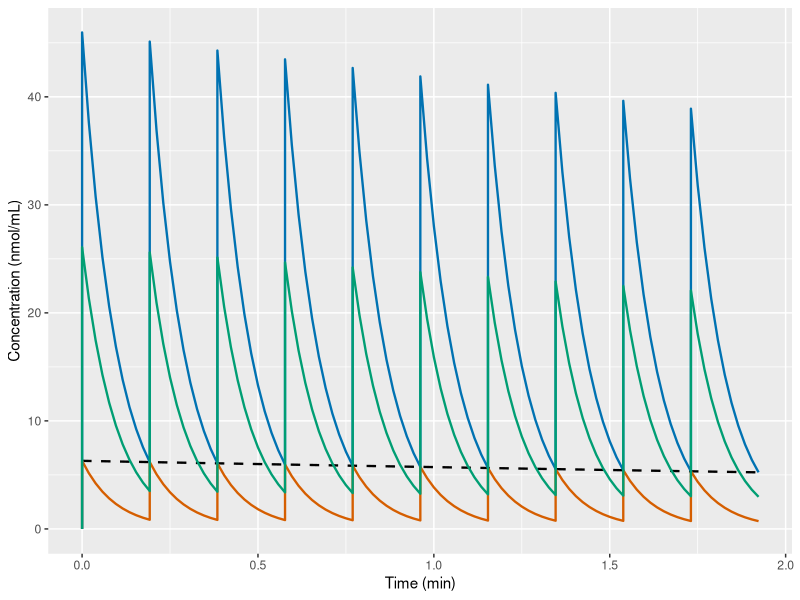

Source code (R): (Note: this script raises an error after producing the figure.)
# Testing idea about mean concentrations
  rm(list = ls(all = T))
  
# First load libraries
  library(plyr)
  library(ggplot2)
  library(stringr)
  
# Define elimination rate constant, simulation resolution and forcing function
  # k <- 0.00017816/0.00031271  # brain
  # k <- 0.00038372/0.00031271  # heart
  # k <- 0.0017816/0.00031271   # kidney
  k <- 0.0075004/0.00071923   # lung
  tal <- 5.2
  forcingFunction <- function(t) {
    0.015*(exp(-3.81E-7*t - 1.34) + exp(-0.0145*t + 3.02) + exp(-0.101*t + 5.99))
  }
  
# Create base dataset times
  df <- data.frame(TIME = seq(0, 10/tal, by = 1/tal))
    
# Define starting concentrations
# For normal forcing function
  df$FFlo <- forcingFunction(df$TIME)
  df$FFlolag <- forcingFunction(df$TIME + 1/tal)
  
# For decay-corrected forcing function
  df$FFhi <- df$FFlo/exp(-k/tal)  
  df$FFhilag <- df$FFlolag/exp(-k/tal) 
  
# For mean method
  df$FFav <- (df$FFlo + df$FFhi)/2
  df$FFavlag <- (df$FFlolag + df$FFhilag)/2 
  
# For geometric mean method
  df$FFgm <- exp((log(df$FFlo) + log(df$FFhi))/2) 
  df$FFgmlag <- exp((log(df$FFlolag) + log(df$FFhilag))/2)  
  
# For mixed method
# Mixed method finds the mean of normal w/ no delay and corrected w/ delay
  df$FFnd <- forcingFunction(df$TIME - 1/tal) 
  df$FFndlag <- df$FFlo
  df$FFmx <- (df$FFnd + df$FFhi)/2       
  df$FFmxlag <- (df$FFndlag + df$FFhilag)/2
  
# Now we define our reported concentrations
# For normal and decay-corrected forcing function
  df$PREDhi <- df$FFlo
  df$PREDhi[df$TIME == 0] <- 0
  df$PREDlo <- df$PREDhi*exp(-k/tal)
  
# For mean and geomean methods
  df$PREDav <- (df$PREDlo + df$PREDhi)/2 # reported conc. for average
  df$PREDgm <- exp((log(df$PREDlo) + log(df$PREDhi))/2)
  
# For mixed method
  df$PREDnd <- df$FFnd*exp(-k/tal)     # reported conc. for uncorrected
  df$PREDnd[df$TIME == 0] <- 0
  df$PREDmx <- (df$PREDnd + df$PREDhi)/2 # reported conc. for average
  
# Using ddply create exponential decay
# Do not use the final row, as we only want 10 decays
  plotdf <- ddply(df[-dim(df)[1],], .(TIME), function(dv) {
    t <- dv$TIME
  # use a really small time to represent assignment occurring after reporting
    tdecay <- c(0, 1e-9, seq(0.1/tal, 0.9/tal, by = 0.1/tal))
    out <- data.frame(
      TIME = t + tdecay 
    )
    out$DV <- forcingFunction(out$TIME)
  # do not use first row, as this is defined by previous decay
    out$PREDlo <- c(dv$PREDlo, dv$FFlolag*exp(-k*tdecay[-1]))
    out$PREDhi <- c(dv$PREDhi, dv$FFhilag*exp(-k*tdecay[-1]))
    out$PREDav <- c(dv$PREDav, dv$FFavlag*exp(-k*tdecay[-1]))
    out$PREDgm <- c(dv$PREDgm, dv$FFgmlag*exp(-k*tdecay[-1]))
    out$PREDnd <- c(dv$PREDnd, dv$FFndlag*exp(-k*tdecay[-1]))
    out$PREDmx <- c(dv$PREDmx, dv$FFmxlag*exp(-k*tdecay[-1]))
    out
  })
  
# Need to bind the final values to the end of the dataset
# PREDhi should equal DV at the final time
  lastrow <- tail(df, 1)[, !str_detect(names(df), "FF")]
  lastrow$DV <- lastrow$PREDhi
  plotdf <- rbind(plotdf, lastrow)

# Create mean concentration dataset
# create for loop to look at each group of 10 numbers from tdecay = 1e-9 to tal
# +2 is + 1 + 1, one is for indexing starting at 1, other is to skip TIME == 0\
  meandf <- data.frame(NULL)
  for (i in 0:9*11+2) {
    loopdf <- plotdf[i:(i+10),]
    looptmp <- data.frame(
      TIME = c(head(loopdf$TIME, 1), tail(loopdf$TIME, 1)),
      mDV = mean(loopdf$DV),
      mlo = mean(loopdf$PREDlo),
      mhi = mean(loopdf$PREDhi),
      mav = mean(loopdf$PREDav),
      mgm = mean(loopdf$PREDgm),
      mnd = mean(loopdf$PREDnd),
      mmx = mean(loopdf$PREDmx),
      gmDV = exp(mean(log(loopdf$DV))),
      gmlo = exp(mean(log(loopdf$PREDlo))),
      gmhi = exp(mean(log(loopdf$PREDhi))),
      gmav = exp(mean(log(loopdf$PREDav))),
      gmgm = exp(mean(log(loopdf$PREDgm))),
      gmnd = exp(mean(log(loopdf$PREDnd))),
      gmmx = exp(mean(log(loopdf$PREDmx)))
    )
    meandf <- rbind(meandf, looptmp)
  }
  
# Define colourblind-friendly palette
# Red = "#D55E00"
# Blue = "#0072B2"
# Green = "#009E73"
  
# Plot data
  p <- NULL
  p <- ggplot()
  p <- p + geom_line(aes(x = TIME, y = DV),
    data = plotdf, colour = "black", size = 0.8, linetype = "dashed")
  
  p <- p + geom_line(aes(x = TIME, y = PREDnd), 
    data = plotdf, colour = "#D55E00", size = 0.8)  #, linetype = "dashed")
  p <- p + geom_line(aes(x = TIME, y = PREDhi), 
    data = plotdf, colour = "#0072B2", size = 0.8)  #, linetype = "dashed")
  p <- p + geom_line(aes(x = TIME, y = PREDav),
    data = plotdf, colour = "#009E73", size = 0.8)  #, linetype = "dashed")

  # p <- p + geom_vline(xintercept = 0.5/5.2, linetype = "dashed", colour = "black")
  p <- p + xlab("Time (min)")
  p <- p + ylab("Concentration (nmol/mL)")
  # p <- p + scale_y_continuous(lim = c(4.5,7))  # brain
  # p <- p + scale_y_continuous(lim = c(4,8))  # heart
  # p <- p + scale_y_log10()
  p
  
# Produce Figure4 for the MoBi methods paper
  ggsave("produced_data/mobi_paper_exp2.png", width = 17.4, height = 10.4, 
    units = c("cm"))
  # ggsave("produced_data/Figure4.eps", width = 17.4, height = 23.4, 
  #   units = c("cm"), dpi = 1200, device = cairo_ps, fallback_resolution = 1200)
  